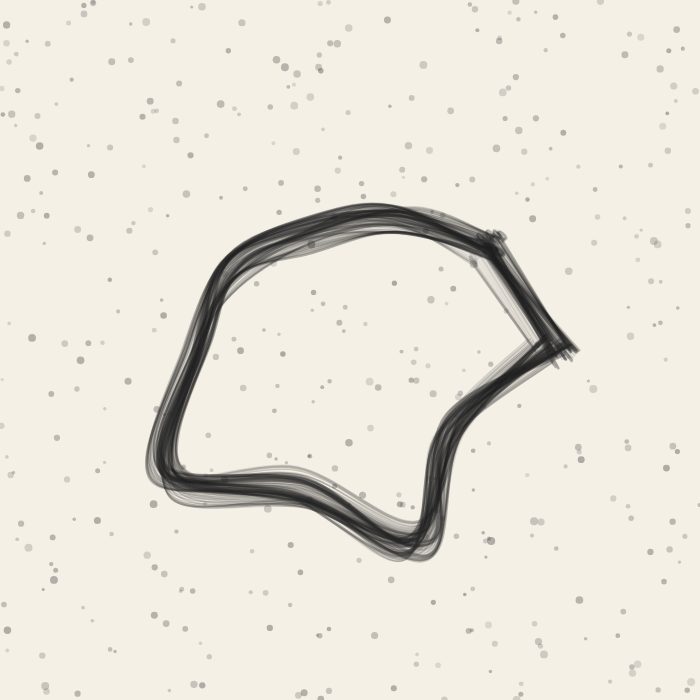
Frame 1 (no input)
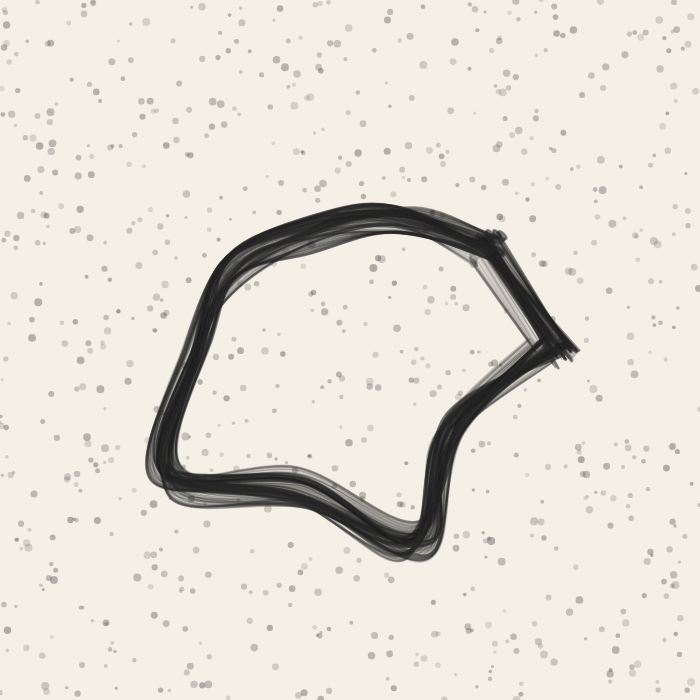
Frame 2 (the mouse pressed at the canvas centre, redrawn once)

The p5.js sketch that drew these frames (run headless with seeded random() and noise() and a simulated clock; the mouse was pressed at the canvas centre and the sketch redrawn once):

// p5.js sketch
// ── sketch.js
let points = [];
let numPoints = 10;

function setup() {
  createCanvas(700, 700);
  background(245, 240, 230); // Paper-like background
  noLoop();

  // Generate random points around a circle with slight randomness
  for (let i = 0; i < numPoints; i++) {
    let angle = map(i, 0, numPoints, 0, TWO_PI);
    let r = random(100, 250);
    let x = width / 2 + r * cos(angle);
    let y = height / 2 + r * sin(angle);
    points.push({ x, y });
  }
}

function draw() {
  // Draw paint droplets in background
  drawPaintDroplets(400);

  // Draw multiple layers of gestural splines
  for (let pass = 0; pass < 120; pass++) {
    stroke(random(20, 60), random(20, 70)); // muted charcoal-grey, subtle alpha
    strokeWeight(random(1, 3));
    noFill();
    beginShape();

    let t = frameCount * 0.01 + pass * 0.05;

    // Duplicate first and last point for smooth closure
    let first = points[0];
    let last = points[points.length - 1];

    curveVertex(first.x + offsetX(first, t), first.y + offsetY(first, t));

    for (let i = 0; i < points.length; i++) {
      let p = points[i];
      curveVertex(p.x + offsetX(p, t), p.y + offsetY(p, t));
    }

    curveVertex(last.x + offsetX(last, t), last.y + offsetY(last, t));
    curveVertex(first.x + offsetX(first, t), first.y + offsetY(first, t));

    endShape(CLOSE);
  }
}

// Function to create random scattered paint droplets
function drawPaintDroplets(numDroplets) {
  noStroke();
  for (let i = 0; i < numDroplets; i++) {
    let x = random(width);
    let y = random(height);
    let size = random(3, 8);
    fill(random(50, 80), random(40, 100)); // subtle gray droplets with transparency
    ellipse(x, y, size, size);
  }
}

// Offset functions using noise for smooth organic gestures
function offsetX(p, t) {
  return map(noise(p.x * 0.005, p.y * 0.005, t), 0, 1, -40, 40);
}

function offsetY(p, t) {
  return map(noise(p.y * 0.005, p.x * 0.005, t + 100), 0, 1, -40, 40);
}
